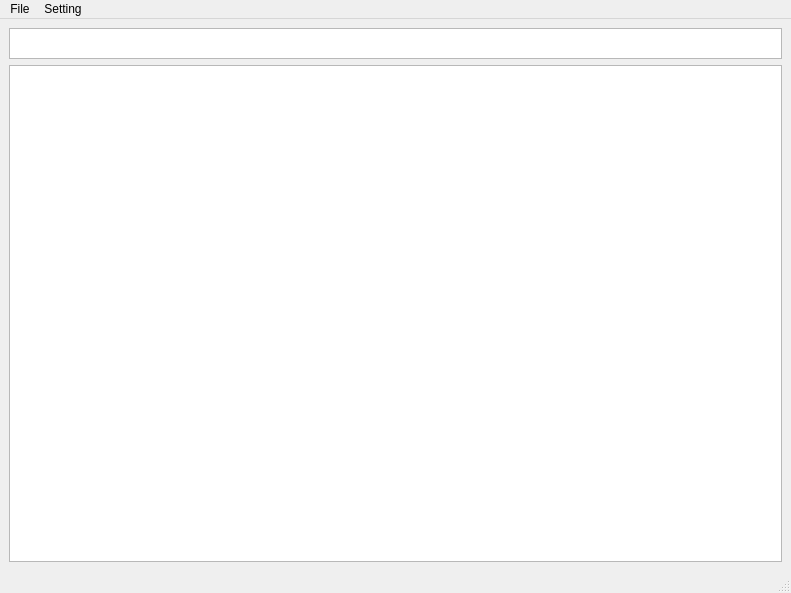
<?xml version="1.0" encoding="UTF-8"?>
<ui version="4.0">
 <class>MainWindow</class>
 <widget class="QMainWindow" name="MainWindow">
  <property name="geometry">
   <rect>
    <x>0</x>
    <y>0</y>
    <width>791</width>
    <height>593</height>
   </rect>
  </property>
  <property name="windowTitle">
   <string>MainWindow</string>
  </property>
  <widget class="QWidget" name="centralwidget">
   <layout class="QHBoxLayout" name="horizontalLayout">
    <item>
     <layout class="QVBoxLayout" name="verticalLayout">
      <item>
       <widget class="QTextEdit" name="textEdit">
        <property name="minimumSize">
         <size>
          <width>771</width>
          <height>31</height>
         </size>
        </property>
        <property name="maximumSize">
         <size>
          <width>16777215</width>
          <height>31</height>
         </size>
        </property>
       </widget>
      </item>
      <item>
       <widget class="QListView" name="listView">
        <property name="minimumSize">
         <size>
          <width>771</width>
          <height>491</height>
         </size>
        </property>
       </widget>
      </item>
     </layout>
    </item>
   </layout>
  </widget>
  <widget class="QMenuBar" name="menubar">
   <property name="geometry">
    <rect>
     <x>0</x>
     <y>0</y>
     <width>791</width>
     <height>23</height>
    </rect>
   </property>
   <widget class="QMenu" name="menuFile">
    <property name="title">
     <string>File</string>
    </property>
    <addaction name="actionNew"/>
    <addaction name="actionRefresh"/>
    <addaction name="actionExit"/>
   </widget>
   <widget class="QMenu" name="menuSetting">
    <property name="title">
     <string>Setting</string>
    </property>
    <addaction name="actionproperty"/>
   </widget>
   <addaction name="menuFile"/>
   <addaction name="menuSetting"/>
  </widget>
  <widget class="QStatusBar" name="statusbar"/>
  <action name="actionRefresh">
   <property name="text">
    <string>Refresh</string>
   </property>
  </action>
  <action name="actionExit">
   <property name="text">
    <string>Exit</string>
   </property>
  </action>
  <action name="actionNew">
   <property name="text">
    <string>New</string>
   </property>
  </action>
  <action name="actionproperty">
   <property name="text">
    <string>property</string>
   </property>
  </action>
 </widget>
 <resources/>
 <connections/>
</ui>
